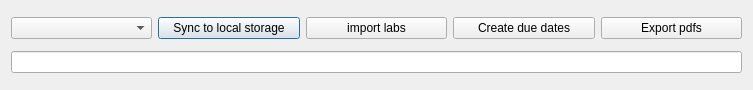
<?xml version="1.0" encoding="UTF-8"?>
<ui version="4.0">
 <class>manage_labs</class>
 <widget class="QDialog" name="manage_labs">
  <property name="geometry">
   <rect>
    <x>0</x>
    <y>0</y>
    <width>753</width>
    <height>90</height>
   </rect>
  </property>
  <property name="windowTitle">
   <string>Manage labs</string>
  </property>
  <property name="windowFilePath">
   <string/>
  </property>
  <layout class="QVBoxLayout" name="verticalLayout">
   <item>
    <layout class="QHBoxLayout" name="horizontalLayout">
     <item>
      <widget class="QComboBox" name="labs_select_comboBox"/>
     </item>
     <item>
      <widget class="QPushButton" name="sync_but">
       <property name="text">
        <string>Sync to local storage</string>
       </property>
      </widget>
     </item>
     <item>
      <widget class="QPushButton" name="import_but">
       <property name="text">
        <string>import labs</string>
       </property>
      </widget>
     </item>
     <item>
      <widget class="QPushButton" name="create_due_dates_but">
       <property name="text">
        <string>Create due dates</string>
       </property>
      </widget>
     </item>
     <item>
      <widget class="QPushButton" name="export_but">
       <property name="text">
        <string>Export pdfs</string>
       </property>
      </widget>
     </item>
    </layout>
   </item>
   <item>
    <widget class="QLineEdit" name="status_bar"/>
   </item>
  </layout>
 </widget>
 <resources/>
 <connections/>
</ui>
